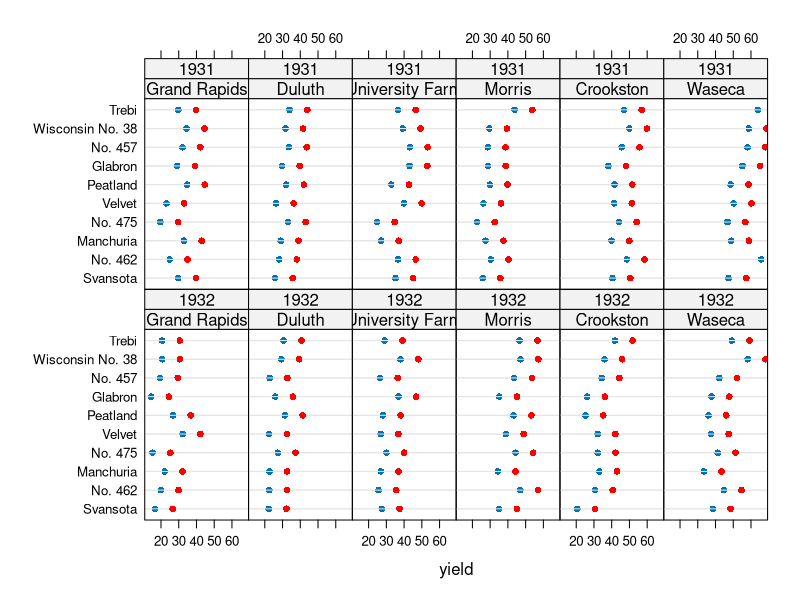
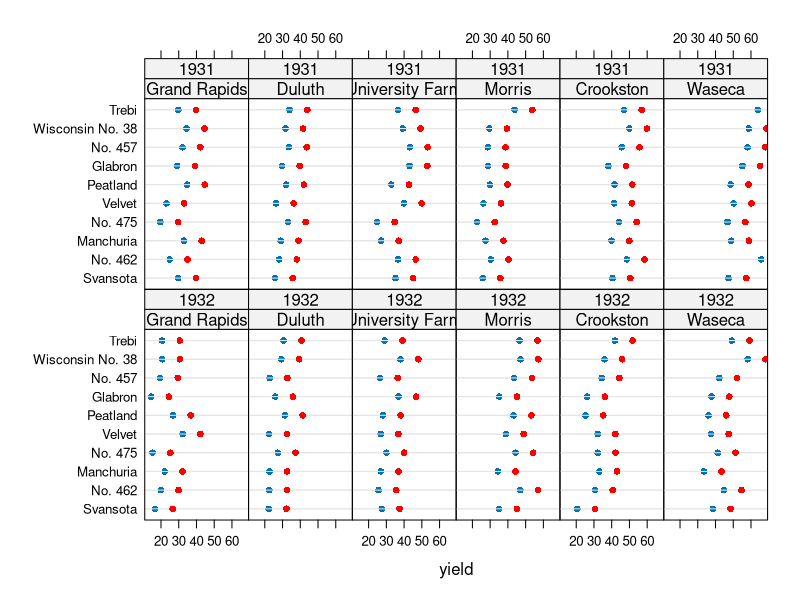
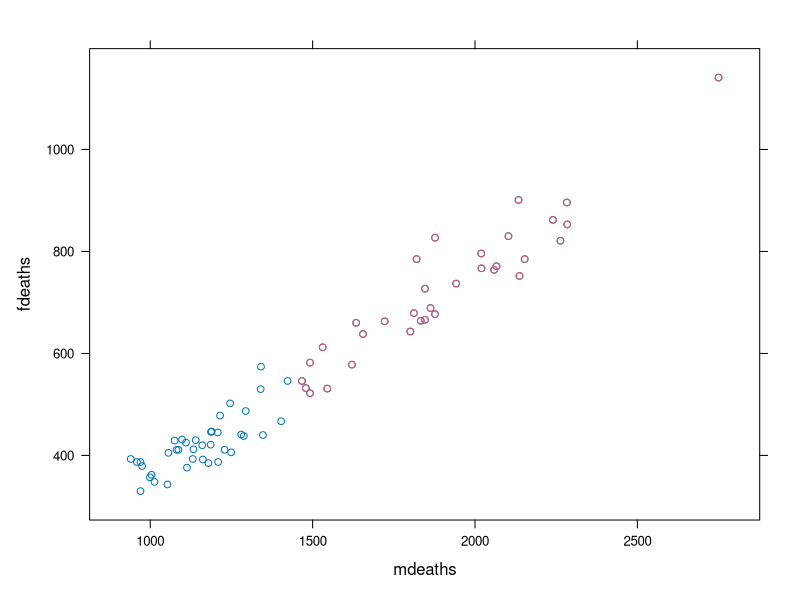
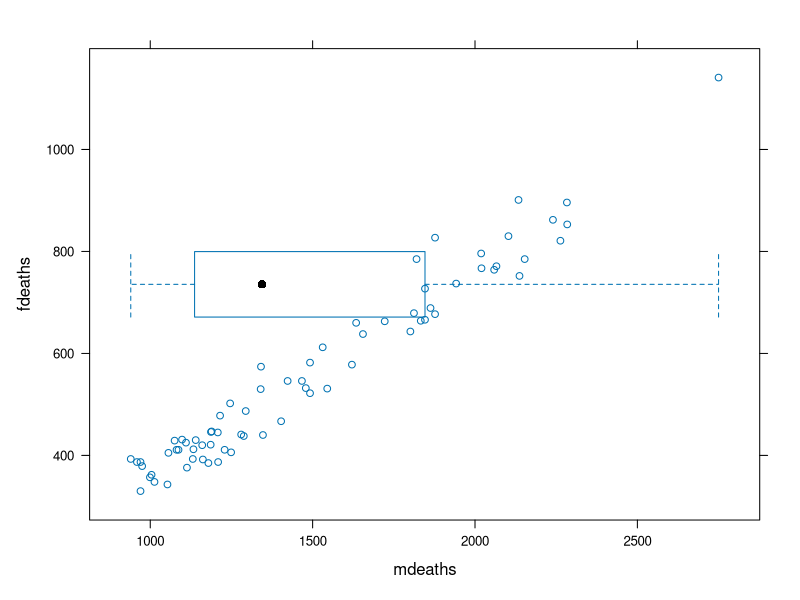
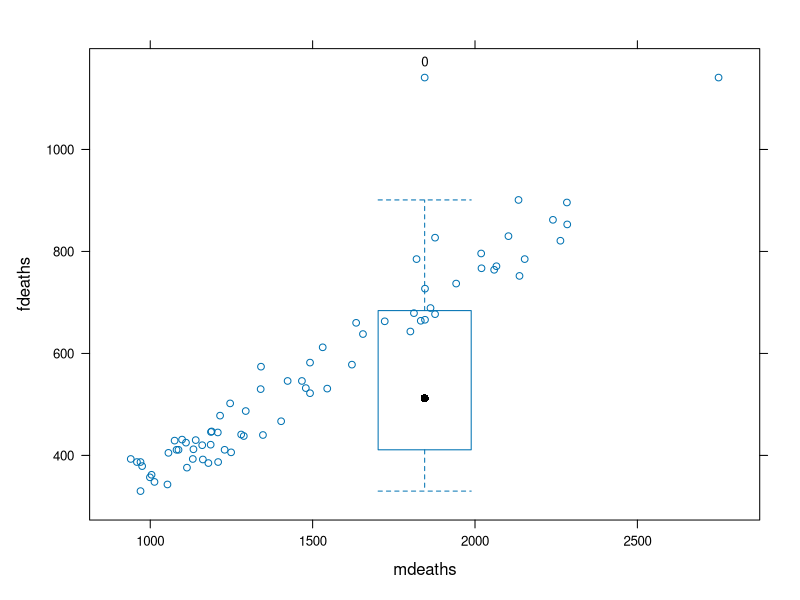
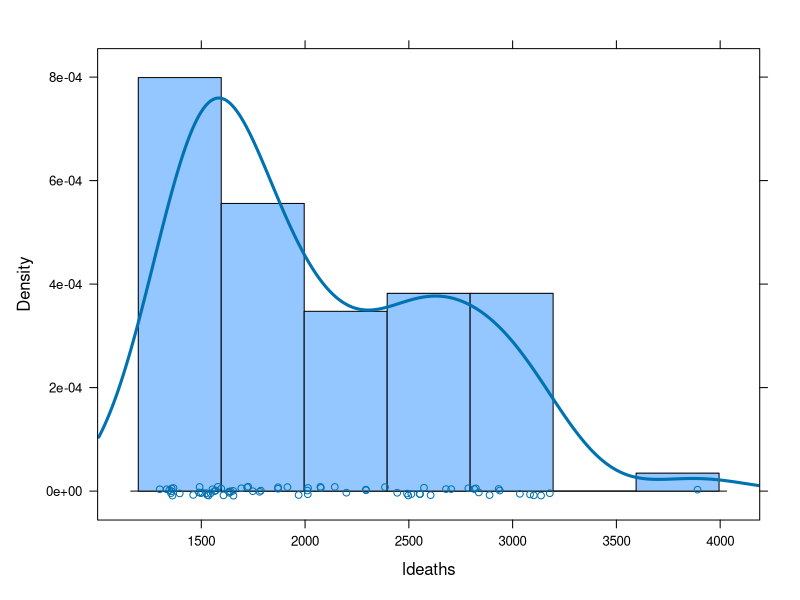
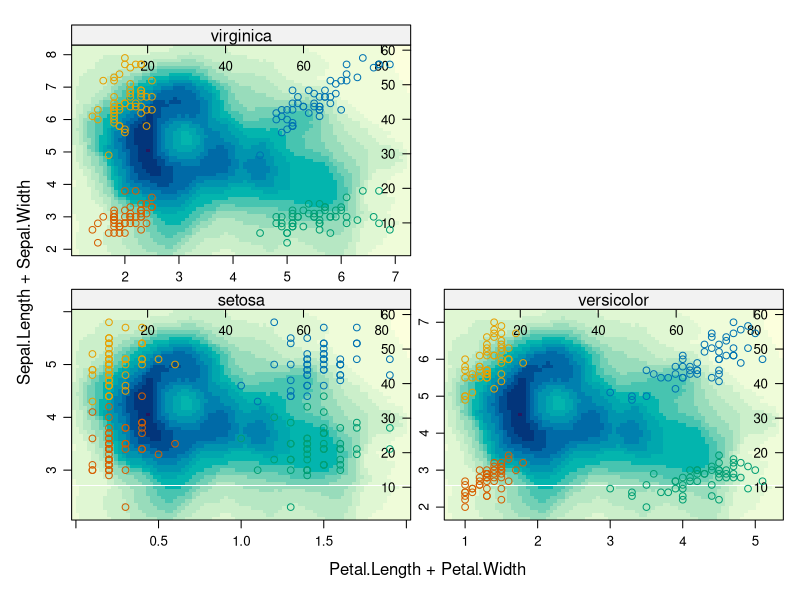

These charts were generated, in order, by the following R code:
library(latticeExtra)


### Name: as.layer
### Title: Overlay panels of Trellis plots on same or different scales
### Aliases: as.layer as.layer.layer as.layer.trellis
### Keywords: aplot

### ** Examples

b1 <- barley
b2 <- barley
b2$yield <- b2$yield + 10

## panels are matched up by packet number
dotplot(variety ~ yield | site * year, b1) +
  as.layer(dotplot(variety ~ yield | site * year, b2, col = "red"))

## which gives the same result as:
dotplot(variety ~ yield | site * year, data = b1, subscripts = TRUE) +
  layer(panel.dotplot(yield[subscripts], variety[subscripts], col = "red"),
        data = b2)


## example with all same scales (the default):
xyplot(fdeaths ~ mdeaths) +
  as.layer(xyplot(fdeaths ~ mdeaths, col = 2, subset = ldeaths > 2000))

## same x scales, different y scales:
xyplot(fdeaths ~ mdeaths) +
  as.layer(bwplot(~ mdeaths, box.ratio = 0.2), y.same = FALSE)

## same y scales, different x scales:
xyplot(fdeaths ~ mdeaths) +
  as.layer(bwplot(fdeaths ~ factor(mdeaths*0), box.ratio = 0.2), x.same = FALSE)

## as.layer() is called automatically if two plots are added:
histogram(~ ldeaths, type = "density") + densityplot(~ ldeaths, lwd = 3)

## applying one panel layer to several panels of another object
xyplot(Sepal.Length + Sepal.Width ~ Petal.Length + Petal.Width | Species,
       data = iris, scales = "free") +
   as.layer(levelplot(volcano), x.same = FALSE, y.same = FALSE, under = TRUE)
